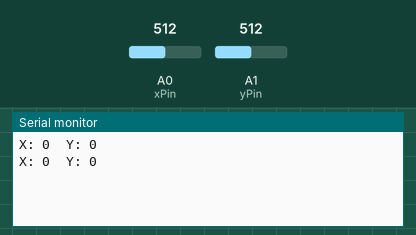
Recording of a sketch running on a simulated Arduino Uno, built with avr-gcc and run on an emulated ATmega328P. On the bench: the last lines printed to the serial monitor. Inputs (shaded band) come from the test bench; at power-on: A0 (xPin) = 512, A1 (yPin) = 512.

Above: at 1.6 s.
1.7 s: A0 (xPin) set to 716
At 1.7 s:
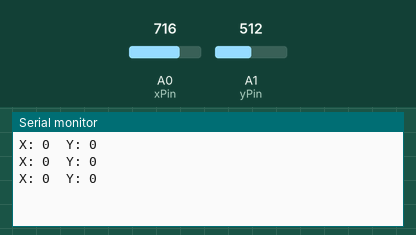
3.2 s: A1 (yPin) set to 716
At 3.9 s:
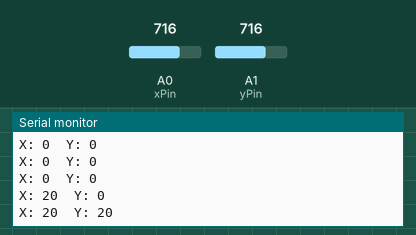
4.7 s: A0 (xPin) set to 900
At 5.3 s:
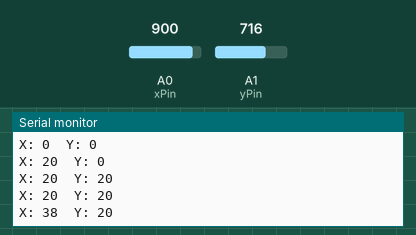
6.2 s: A1 (yPin) set to 900
At 7.1 s:
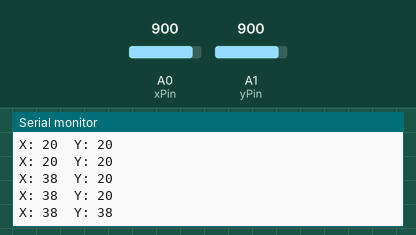
Timing chart, 0 to 8.7 s (numbered marks = the images above; inputs shaded):
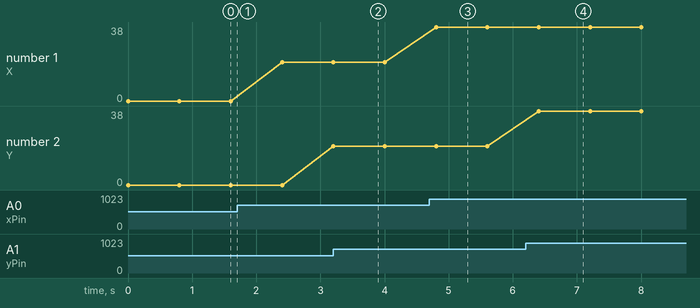

Measured:
- after the input at 3.2 s, the serial monitor: prints a new line at once (image 2)
- after the input at 4.7 s, the serial monitor: prints a new line after 0.10 s (image 3)
- after the input at 6.2 s, the serial monitor: prints a new line after 0.20 s (image 4)
- plotted number 1: 0 → 20 after the input at 1.7 s, 20 → 38 after the input at 4.7 s

The sketch:

esp32_device.ino
```cpp
int xPin = A0;
int yPin = A1;

int xCenter = 512;
int yCenter = 512;

int stepSize = 10;   // sensitivity

void setup() {
  Serial.begin(9600);
}

void loop() {

  int rawX = analogRead(xPin);
  int rawY = analogRead(yPin);

  int x = (rawX - xCenter) / stepSize;
  int y = (rawY - yCenter) / stepSize;

  Serial.print("X: ");
  Serial.print(x);

  Serial.print("  Y: ");
  Serial.println(y);

  delay(800);
}
```
